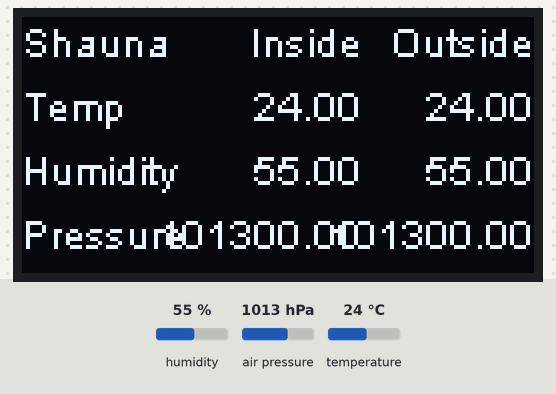
Bench run of a sketch on a simulated ESP8266 (NodeMCU). On the bench: 128×64 one-colour display. The test bench sets the inputs (shaded band); at power-on: humidity 55 %, air pressure 1013 hPa, temperature 24 °C. WiFi joins after 1.5 s; servers stay silent unless stated; EEPROM starts erased; what the sketch prints to the serial monitor is not drawn.

Above: at 30.1 s.

The sketch:

weatherthing.ino
```cpp
#include <BME280I2C.h>
#include "SSD1306.h"

//Wi-Fi
#include <ESP8266WiFi.h>
#include <ESP8266WiFiMulti.h>

//Webserver and page to be served included in PROGMEM within guihtml.h
#include <ESP8266WebServer.h>
#include "guihtml.h"

//mDNS
#include <ESP8266mDNS.h>

//EEPROM
#include <EEPROM.h>

//OTA
#include <WiFiUdp.h>
#include <ArduinoOTA.h>

//OLED Screen
SSD1306  display(0x3c, 4, 5);
char screen_buf[100]="";

//WiFi configuration
#define STRLEN 32
char ssid1[STRLEN] = "";
char pass1[STRLEN] = "";
char ssid2[STRLEN] = "";
char pass2[STRLEN] = "";
char hostn[STRLEN] = "";

//Thingspeak stuff
#include "ThingSpeak.h"
char channel[STRLEN] = "";
char apikey[STRLEN] = "";

//JSON Allocation
#include <ArduinoJson.h>
StaticJsonBuffer<300> jsonBuffer;
JsonObject& jsonroot = jsonBuffer.createObject();
char charbuffer[300];

WiFiClient  client;

ESP8266WiFiMulti WiFiMulti;
ESP8266WebServer webServer = ESP8266WebServer(80);

//Temperature sensors and variables
BME280I2C bme_i(1,1,1,3,5,0,0,0x77);
BME280I2C bme_o(1,1,1,3,5,0,0,0x76);

uint8_t bme_i_detected=0;
uint8_t bme_o_detected=0;
uint8_t pressure_unit=1; //hPa
bool metric=true;

float temp(NAN), hum(NAN), pres(NAN), alt(NAN), dew(NAN);

uint32_t current_micros=0;
uint32_t period=0;
uint32_t last_update=0;

void setup() {
  int retries = 0;

  Serial.begin(115200);
  display.init();
  display.flipScreenVertically();
  display.setFont(ArialMT_Plain_10);
  Serial.println();
  bme_i_detected = bme_i.begin();
  bme_o_detected = bme_o.begin();
  Serial.print("Inside :");
  Serial.println(bme_i_detected);
  Serial.print("Outside :");
  Serial.println(bme_o_detected);
  ThingSpeak.begin(client);

  //Load WiFi

  Serial.println("Loading Wi-Fi config");
  EEPROM.begin(512);

  EEPROM.get(0*STRLEN, ssid1);
  EEPROM.get(1*STRLEN, pass1);
  EEPROM.get(2*STRLEN, ssid2);
  EEPROM.get(3*STRLEN, pass2);
  EEPROM.get(4*STRLEN, hostn);
  EEPROM.get(5*STRLEN, channel);
  EEPROM.get(6*STRLEN, apikey);
  Serial.println(ssid1);
  Serial.println(pass1);
  Serial.println(ssid2);
  Serial.println(pass2);
  Serial.println(hostn);
  Serial.println(channel);
  Serial.println(apikey);
  WiFi.hostname(hostn);
  WiFi.mode(WIFI_AP_STA);
  WiFiMulti.addAP(ssid1, pass1);
  WiFiMulti.addAP(ssid2, pass2);

  while(retries < 20){
    if(WiFiMulti.run() == WL_CONNECTED) {
      break;
    }
    delay(500);
    Serial.println("Attempting Wi-Fi connection");
    retries++;
  }

  if(WiFiMulti.run() == WL_CONNECTED){
    WiFi.mode(WIFI_STA);
    Serial.println("");
    Serial.println("Wi-Fi connected");
    Serial.println("IP address: ");
    Serial.println(WiFi.localIP());
    ArduinoOTA.setHostname(hostn);
  } else {
    WiFi.softAP("WEATHER-AP");
    Serial.println("");
    Serial.println("WiFi AP Started");
    Serial.println("IP address: ");
    Serial.println(WiFi.softAPIP());
  }

  ArduinoOTA.onStart([]() {
    Serial.println("\nStart");
  });
  ArduinoOTA.onEnd([]() {
    Serial.println("\nEnd");
  });
  ArduinoOTA.onProgress([](unsigned int progress, unsigned int total) {
    Serial.printf("Progress: %u%%\r", (progress / (total / 100)));
  });
  ArduinoOTA.onError([](ota_error_t error) {
    Serial.printf("Error[%u]: ", error);
    if (error == OTA_AUTH_ERROR) Serial.println("Auth Failed");
    else if (error == OTA_BEGIN_ERROR) Serial.println("Begin Failed");
    else if (error == OTA_CONNECT_ERROR) Serial.println("Connect Failed");
    else if (error == OTA_RECEIVE_ERROR) Serial.println("Receive Failed");
    else if (error == OTA_END_ERROR) Serial.println("End Failed");
    ESP.restart();
  });

  ArduinoOTA.begin();
  Serial.println("OTA service started");

  webServer.on("/", []() {
    webServer.send(200, "text/html", GUIHTML);
  });
  webServer.on("/update.js", []() {
    size_t size = jsonroot.printTo(charbuffer, sizeof(charbuffer));
    webServer.send(200, "text/json", charbuffer);
  });
  webServer.on("/config.js", []() {
    String output = "var ssid1='" + String(ssid1) + "';";
    output += "var pass1='" + String(pass1) + "';";
    output += "var ssid2='" + String(ssid2) + "';";
    output += "var pass2='" + String(pass2) + "';";
    output += "var hostname='" + String(hostn) + "';";
    output += "var channel='" + String(channel) + "';";
    output += "var apikey='" + String(apikey) + "';";
    webServer.send(200, "text/json", output);
  });
  webServer.on("/configwifi", []() {
    Serial.println("Saving WiFi Config");
    webServer.arg("ssid1").toCharArray(ssid1, sizeof(ssid1)-1);
    webServer.arg("pass1").toCharArray(pass1, sizeof(pass1)-1);
    webServer.arg("ssid2").toCharArray(ssid2, sizeof(ssid2)-1);
    webServer.arg("pass2").toCharArray(pass2, sizeof(pass2)-1);
    webServer.arg("hostname").toCharArray(hostn, sizeof(hostn)-1);
    webServer.arg("channel").toCharArray(channel, sizeof(channel)-1);
    webServer.arg("apikey").toCharArray(apikey, sizeof(apikey)-1);

    EEPROM.put(0*STRLEN, ssid1);
    EEPROM.put(1*STRLEN, pass1);
    EEPROM.put(2*STRLEN, ssid2);
    EEPROM.put(3*STRLEN, pass2);
    EEPROM.put(4*STRLEN, hostn);
    EEPROM.put(5*STRLEN, channel);
    EEPROM.put(6*STRLEN, apikey);
    EEPROM.commit();
    EEPROM.end();
    webServer.send(200, "text/html", "Config saved - Rebooting, please reconnect.");
    Serial.println("Rebooting...");
    ESP.reset();
  });
  webServer.begin();

  if(MDNS.begin(hostn)) {
    Serial.println("MDNS responder started");
  }
  MDNS.addService("http", "tcp", 80);

}

void loop() {
  webServer.handleClient();
  ArduinoOTA.handle();

  current_micros = millis();
  period = current_micros - last_update;
  if(period > 30000){
    last_update = current_micros;
    display.clear();
    display.setTextAlignment(TEXT_ALIGN_LEFT);
    display.drawString(0, 0, "Shauna");
    display.drawString(0,16,"Temp");
    display.drawString(0,32,"Humidity");
    display.drawString(0,48,"Pressure");

    if(bme_i_detected){
      bme_i.read(pres, temp, hum, metric, pressure_unit);
      display.setTextAlignment(TEXT_ALIGN_RIGHT);
      display.drawString(85, 0, "Inside");
      display.drawString(85,16,String(temp));
      display.drawString(85,32,String(hum));
      display.drawString(85,48,String(pres));
      ThingSpeak.setField(1, temp);
      ThingSpeak.setField(2, hum);
      ThingSpeak.setField(3, pres);
      jsonroot["temp_i"] = temp;
      jsonroot["hum_i"] = hum;
      jsonroot["pres_i"] = pres;
    }
    if(bme_o_detected){
      bme_o.read(pres, temp, hum, metric, pressure_unit);
      display.drawString(128, 0, "Outside");
      display.drawString(128,16,String(temp));
      display.drawString(128,32,String(hum));
      display.drawString(128,48,String(pres));
      ThingSpeak.setField(4, temp);
      ThingSpeak.setField(5, hum);
      ThingSpeak.setField(6, pres);
      jsonroot["temp_o"] = temp;
      jsonroot["hum_o"] = hum;
      jsonroot["pres_o"] = pres;
    }

    //sprintf(screen_buf, "Temp: %3.2f\nHumidity: %3.2f\nPressure: %5.2f", temp, hum, pres);
    sprintf(screen_buf, "Temp: %d.%02d\nHumidity: %2d\nPressure: %4d", (int)temp,(int)(temp*100)%100, (int)hum, (int)pres);
    Serial.println(screen_buf);

    display.display();
    if( (atol(channel) != 0) && (apikey != "")){
      Serial.println("Updating ThingSpeak");
      Serial.println(atol(channel));
      Serial.println(apikey);
      ThingSpeak.writeFields(atol(channel), apikey);
    }
  }
}
```

guihtml.h
```cpp
const char GUIHTML[] PROGMEM = R"=====(

<!DOCTYPE HTML>
<html>
  <head>
    <title>Madox Speedo</title>
    <meta name="viewport"
          content="width=device-width, initial-scale=1,
                   maximum-scale=1, user-scalable=0"/>
    <meta name="mobile-web-app-capable" content="yes">
    <script type="text/javascript" src="config.js"></script>
    <script type="text/javascript">

var wsurl = "ws://" + window.location.hostname + ":81/";

function init(){
  setup = document.getElementById("setup");
  config = document.getElementById("config");
  speedo = document.getElementById("speedo");
  config.style.visibility = "hidden";
  document.getElementById("wsurl").value = wsurl;
  document.getElementById("ssid1").value = ssid1;
  document.getElementById("pass1").value = pass1;
  document.getElementById("ssid2").value = ssid2;
  document.getElementById("pass2").value = pass2;
  document.getElementById("channel").value = channel;
  document.getElementById("apikey").value = apikey;
  document.getElementById("hostname").value = hostname;
}

function connectWS(){
  wsurl = document.getElementById('wsurl').value;
  ws = new WebSocket(wsurl);
  ws.binaryType = "arraybuffer";
  ws.onopen = function(){
    setup.style.visibility = "hidden";

    aliveID = setTimeout(function(){ws.close();}, 1000);
  };

  ws.onmessage = function (evt)
  {
    var msg = evt.data;

    //Clear timeout regardless of message type
    clearTimeout(aliveID);
    aliveID = setTimeout(function(){ws.close();}, 1000);

    if(typeof msg === "string" ) {
      //Should be a JSON motion message
      eval("MOTIONDATA=" + msg);
      writeText("debug", "Overflow : " + MOTIONDATA["overflow"] +
                         "<br>Motion : " + MOTIONDATA["motion"] +
                         "<br>dx : "     + MOTIONDATA["dx"] +
                         "<br>dy : "     + MOTIONDATA["dy"] +
                         "<br>x : "     + MOTIONDATA["x"] +
                         "<br>y : "     + MOTIONDATA["y"] +
                         "<br>surfq : "  + MOTIONDATA["surfq"] +
                         "<br>period : " + MOTIONDATA["period"]);
      speed_kmh = speed_scale * MOTIONDATA["dy"] / (MOTIONDATA["period"]/1000000);
      speed_txt = speed_kmh.toFixed(2);
      writeText("speed", speed_txt);
      ws.send('!'); //Random meh message (This is to provide the TCP Async Ack, use this instead of modifying the library)
    } else {
      //Image data
      let bytearray = new Uint8Array(msg);
      for (var i = 0; i < data.length; i += 4) {
        data[i + 3] = 255 - bytearray[i/4]; //(alpha 255 = black, 0 = white)
      }
      ctx.putImageData(img_data, 0, 0);
      if(image.style.visibility == "visible"){
        ws.send('#'); //Send in the request for the next image
      }
    }
  };

  ws.onclose = function()
  {
    setup.style.visibility = "visible";
  };
}

function writeText(id, text){
  document.getElementById(id).innerHTML = text;
}
    </script>
    <style type="text/css">
body {
  margin: 0px;
  background-color: #000033;
  overflow: hidden;
  font-size: 12pt;
  font-family: Arial;
  text-align: center;
  color: #FFFFFF;
  -webkit-user-select: none;
  -moz-user-select: none;
  -ms-user-select: none;
  user-select: none;
}
button, input, textarea, select, option {
  color: #FFFFFF;
  font-size: 12pt;
  font-family: Arial, Verdana, Helvetica, sans-serif;
  border: solid #003399 1px;
  background-color: #000440;
  overflow: hidden;
}
.box {
  width: 50%;
  height: 100vh;
  display: inline-block;
  box-sizing: border-box;
  border: 2px ridge #003399;
}
.centre {
  width: 100%;
  height: 100%;
  display: flex;
  justify-content: center;
  align-items: center;
}
#setup, #config, #image, #speedo{
  width: 100%;
  height: 100%;
  background-color: #000033;
  position: absolute;
  top: 0px;
  left: 0px;
  border:none;
}
#setup {
  z-index:999;
}
#camera{
  image-rendering: pixelated;
  width:600px;
  height:600px;
  border: 2px ridge #003399;
  background: #ffffff;
  transform: scale(1, -1);
}
#config {
  z-index:9999;
}
#speed {
  font-size: 60pt;
}
    </style>
  </head>
  <body onload="init();">
    <div id="speedo">
      <div class="box" style="width: 100%">
        <div id="full" class="centre">
          <div id="speed">69</div>
          <br>
          <div id="debug">Dummy Text</div>
          <br>
          <button onclick="getimage();" style="width: 300px; height: 100px;">Get Image</button>
        </div>
      </div>
    </div>
    <div id="image">
      <div class="box" style="width: 100%">
        <div id="full" class="centre">
          <div>
            <canvas id="camera" width="30" height="30"</canvas>
          </div>
          <br>
          <button onclick="getspeedo();" style="width: 300px; height: 100px;">Get Speedo</button>
        </div>
      </div>
    </div>
    <div id="setup">
      <div class="centre">
        <div>
          <h1>MSpeedo Connection</h1>
          <input  id="wsurl" type="text" size="30" value=""/><br><br>
          <!---
          <button onclick="document.getElementById('wsurl').value = 'ws://192.168.1.130:81/';">Dummy URL</button><br>
          --->
          <button onclick="connectWS();" style="width: 300px; height: 100px;">Connect</button>
          <br><br><br>
          <button onclick="config.style.visibility = 'visible';">Config</button>
        <div>
      </div>
    </div>
    <div id="config">
      <div class="centre">
        <div>
          <h1>Optional Configuration</h1>
          <form action="configwifi" method="get">
            <h2>Wi-Fi</h2>
            HOSTNAME : <input type="text"     name="hostname" id="hostname" size="31" value=""/><br>
            SSID1    : <input type="text"     name="ssid1" id="ssid1" size="31" value=""/><br>
            PSK1     : <input type="password" name="pass1" id="pass1" size="31" value=""/><br>
            SSID2    : <input type="text"     name="ssid2" id="ssid2" size="31" value=""/><br>
            PSK2     : <input type="password" name="pass2" id="pass2" size="31" value=""/><br>
            <br>
            Channel  : <input type="text"     name="channel" id="channel" size="31" value=""/><br>
            <br>
            API Key  : <input type="text"     name="apikey" id="apikey" size="31" value=""/><br>
            <br>
            <input type="submit" value="Submit">
          </form>
          <br><br>
          <button onclick="config.style.visibility = 'hidden';">Cancel</button>
        <div>
      </div>
    </div>
  </body>
</html>

)=====";
```
